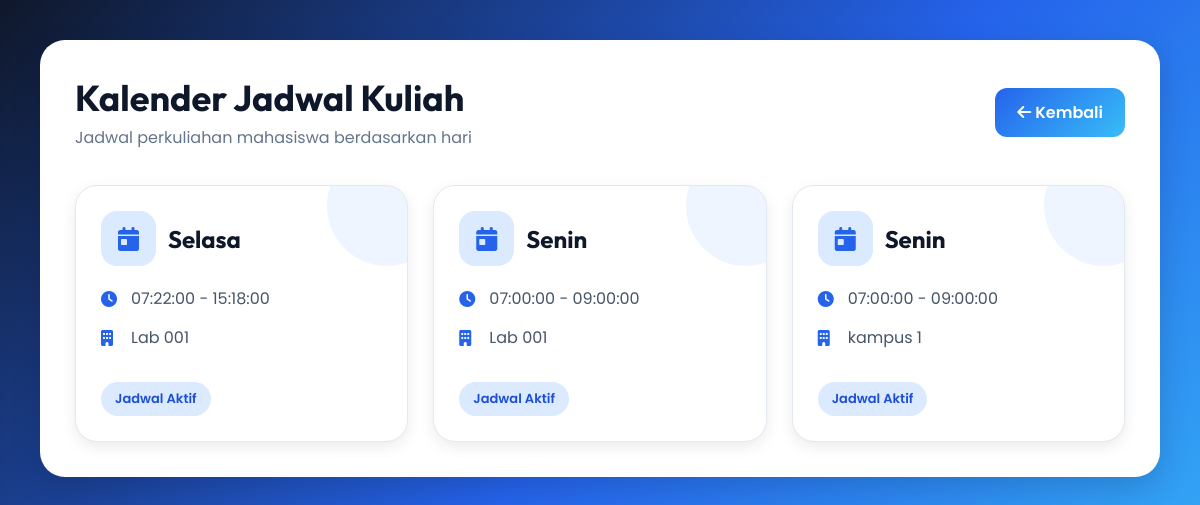
Page /kalender.php on the earlier database version.
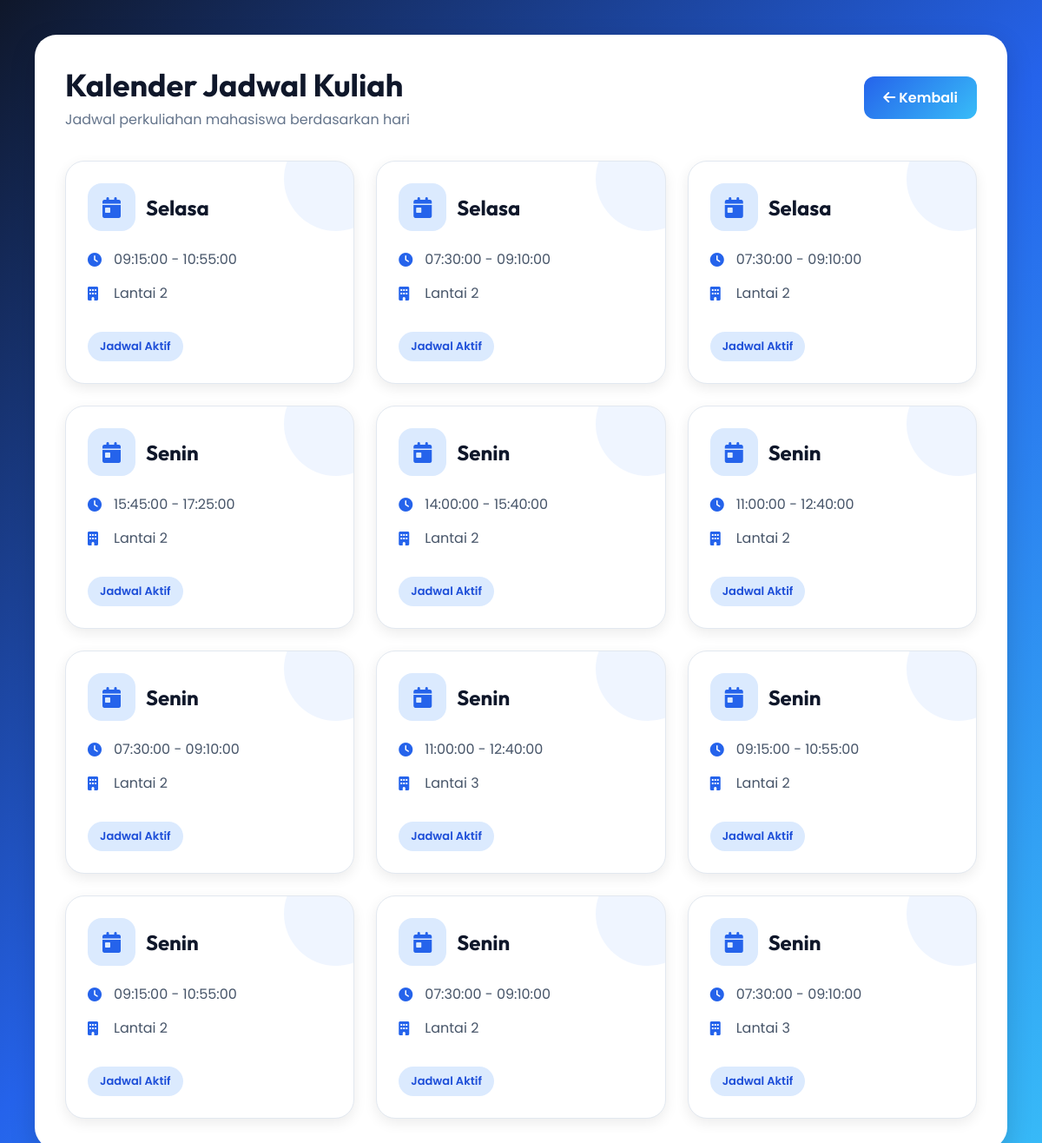
Same page on the later database version.
### tables this page shows
CREATE TABLE `jadwal_kuliah` (
  `id_jadwal` int(11) NOT NULL,
  `id_matkul` int(11) NOT NULL,
  `id_dosen` int(11) NOT NULL,
  `id_ruang` int(11) NOT NULL,
  `kelas` varchar(20) NOT NULL DEFAULT '-',
  `gedung` varchar(100) NOT NULL,
  `hari` varchar(20) NOT NULL,
  `waktu_mulai` time NOT NULL,
  `waktu_selesai` time NOT NULL
);

### kalender.php (the view, shortened to what this page needs)
<?php
include 'connect.php';
$data = mysqli_query($conn,
"SELECT * FROM jadwal_kuliah
ORDER BY hari ASC");
?>
<!DOCTYPE html>
<html lang="id">
<head>
<link rel="stylesheet"
href="https://cdnjs.cloudflare.com/ajax/libs/font-awesome/6.5.1/css/all.min.css">
</head>
<body>
<div class="container">
    <div class="header">
        <div class="title">
            <h1>
                Kalender Jadwal Kuliah
            </h1>
            <p>
                Jadwal perkuliahan mahasiswa berdasarkan hari
            </p>
        </div>
        <a href="dashboard-admin.php" class="btn">
            <i class="fa-solid fa-arrow-left"></i>
            Kembali
        </a>
    </div>
    <div class="calendar">
        <?php while($d = mysqli_fetch_assoc($data)){ ?>
        <div class="card">
            <div class="day">
                <div class="day-icon">
                    <i class="fa-solid fa-calendar-day"></i>
                </div>
                <h2>
                    <?php echo $d['hari']; ?>
                </h2>
            </div>
            <div class="info">
                <i class="fa-solid fa-clock"></i>
                <span>
                    <?php echo $d['waktu_mulai']; ?>
                    -
                    <?php echo $d['waktu_selesai']; ?>
                </span>
            </div>
            <div class="info">
                <i class="fa-solid fa-building"></i>
                <span>
                    <?php echo $d['gedung']; ?>
                </span>
            </div>
            <span class="badge">
                Jadwal Aktif
            </span>
        </div>
        <?php } ?>
    </div>
</div>
</body>
</html>

### kalender.php (style rules this page uses)
* { margin:0; padding:0; box-sizing:border-box; }
body { font-family:'Poppins', sans-serif; background:linear-gradient( 135deg, #0f172a, #2563eb, #38bdf8 ); min-height:100vh; padding:40px; }
.container { width:100%; max-width:1200px; margin:auto; background:white; border-radius:25px; padding:35px; box-shadow:0 10px 30px rgba(0,0,0,0.15); }
.header { display:flex; justify-content:space-between; align-items:center; margin-bottom:35px; }
.title h1 { font-family:'Outfit', sans-serif; font-size:36px; color:#0f172a; }
.title p { color:#64748b; margin-top:5px; }
.btn { background:linear-gradient( 135deg, #2563eb, #38bdf8 ); color:white; padding:12px 22px; border-radius:12px; text-decoration:none; font-weight:600; transition:0.3s; }
.calendar { display:grid; grid-template-columns: repeat(auto-fit,minmax(280px,1fr)); gap:25px; }
.card { background:#ffffff; border-radius:22px; padding:25px; position:relative; overflow:hidden; box-shadow:0 5px 15px rgba(0,0,0,0.08); transition:0.3s; border:1px solid #e2e8f0; }
.card::before { content:''; position:absolute; width:120px; height:120px; background:rgba(59,130,246,0.08); border-radius:50%; top:-40px; right:-40px; }
.day { display:flex; align-items:center; gap:12px; margin-bottom:20px; }
.day-icon { width:55px; height:55px; border-radius:16px; background:#dbeafe; display:flex; justify-content:center; align-items:center; }
.day-icon i { color:#2563eb; font-size:24px; }
.day h2 { color:#0f172a; font-size:24px; font-family:'Outfit', sans-serif; }
.info { margin-bottom:14px; display:flex; align-items:center; gap:10px; color:#475569; }
.info i { color:#2563eb; width:20px; }
.badge { margin-top:18px; display:inline-block; padding:7px 14px; border-radius:20px; background:#dbeafe; color:#1d4ed8; font-size:13px; font-weight:600; }

Differences in the rows shown:
removed jadwal_kuliah: hari "Selasa", waktu_mulai "07:22:00", waktu_selesai "15:18:00", gedung "Lab 001"
removed jadwal_kuliah: hari "Senin", waktu_mulai "07:00:00", waktu_selesai "09:00:00", gedung "Lab 001"
removed jadwal_kuliah: hari "Senin", waktu_mulai "07:00:00", waktu_selesai "09:00:00", gedung "kampus 1"
added jadwal_kuliah: hari "Selasa", waktu_mulai "09:15:00", waktu_selesai "10:55:00", gedung "Lantai 2"
added jadwal_kuliah: hari "Selasa", waktu_mulai "07:30:00", waktu_selesai "09:10:00", gedung "Lantai 2"
added jadwal_kuliah: hari "Selasa", waktu_mulai "07:30:00", waktu_selesai "09:10:00", gedung "Lantai 2"
added jadwal_kuliah: hari "Senin", waktu_mulai "15:45:00", waktu_selesai "17:25:00", gedung "Lantai 2"
added jadwal_kuliah: hari "Senin", waktu_mulai "14:00:00", waktu_selesai "15:40:00", gedung "Lantai 2"
added jadwal_kuliah: hari "Senin", waktu_mulai "11:00:00", waktu_selesai "12:40:00", gedung "Lantai 2"
added jadwal_kuliah: hari "Senin", waktu_mulai "07:30:00", waktu_selesai "09:10:00", gedung "Lantai 2"
added jadwal_kuliah: hari "Senin", waktu_mulai "11:00:00", waktu_selesai "12:40:00", gedung "Lantai 3"
added jadwal_kuliah: hari "Senin", waktu_mulai "09:15:00", waktu_selesai "10:55:00", gedung "Lantai 2"
added jadwal_kuliah: hari "Senin", waktu_mulai "09:15:00", waktu_selesai "10:55:00", gedung "Lantai 2"
added jadwal_kuliah: hari "Senin", waktu_mulai "07:30:00", waktu_selesai "09:10:00", gedung "Lantai 2"
added jadwal_kuliah: hari "Senin", waktu_mulai "07:30:00", waktu_selesai "09:10:00", gedung "Lantai 3"
